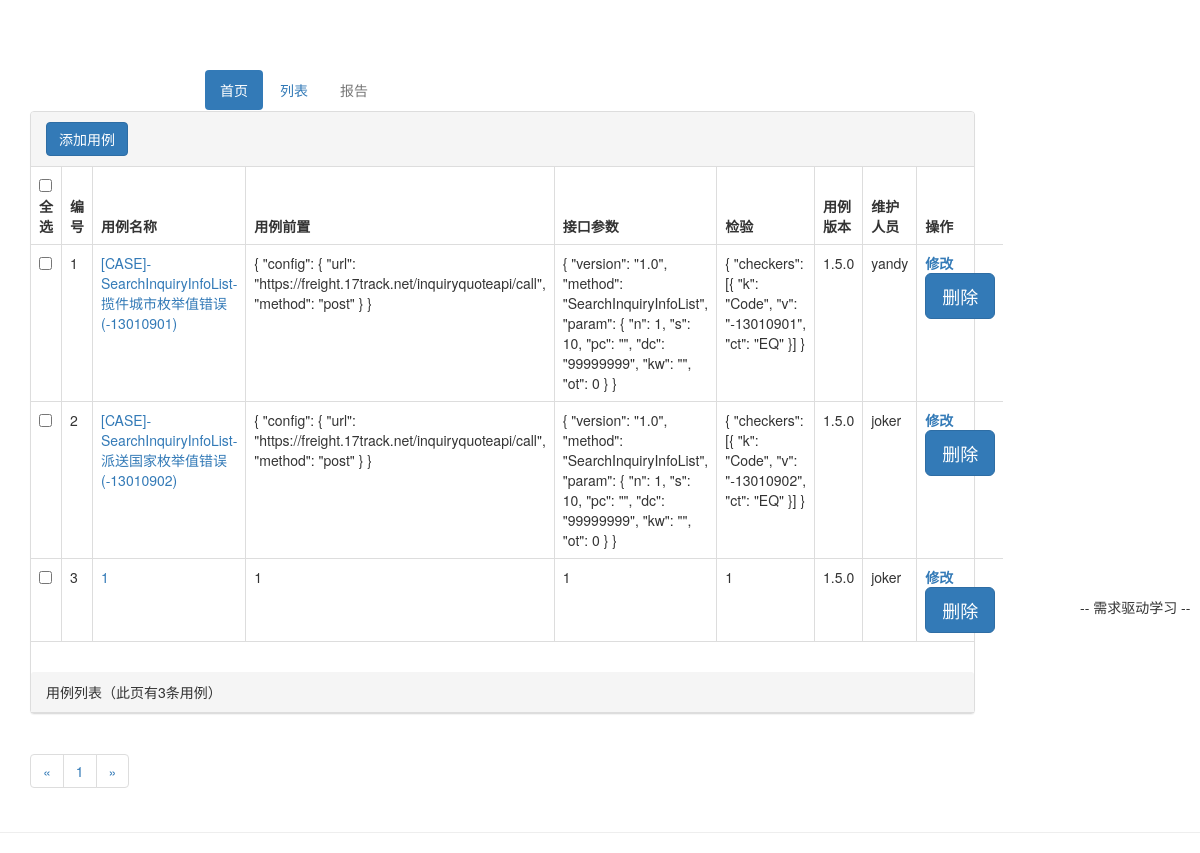
The page /testcase/test_case_list/ on the database as committed earlier.
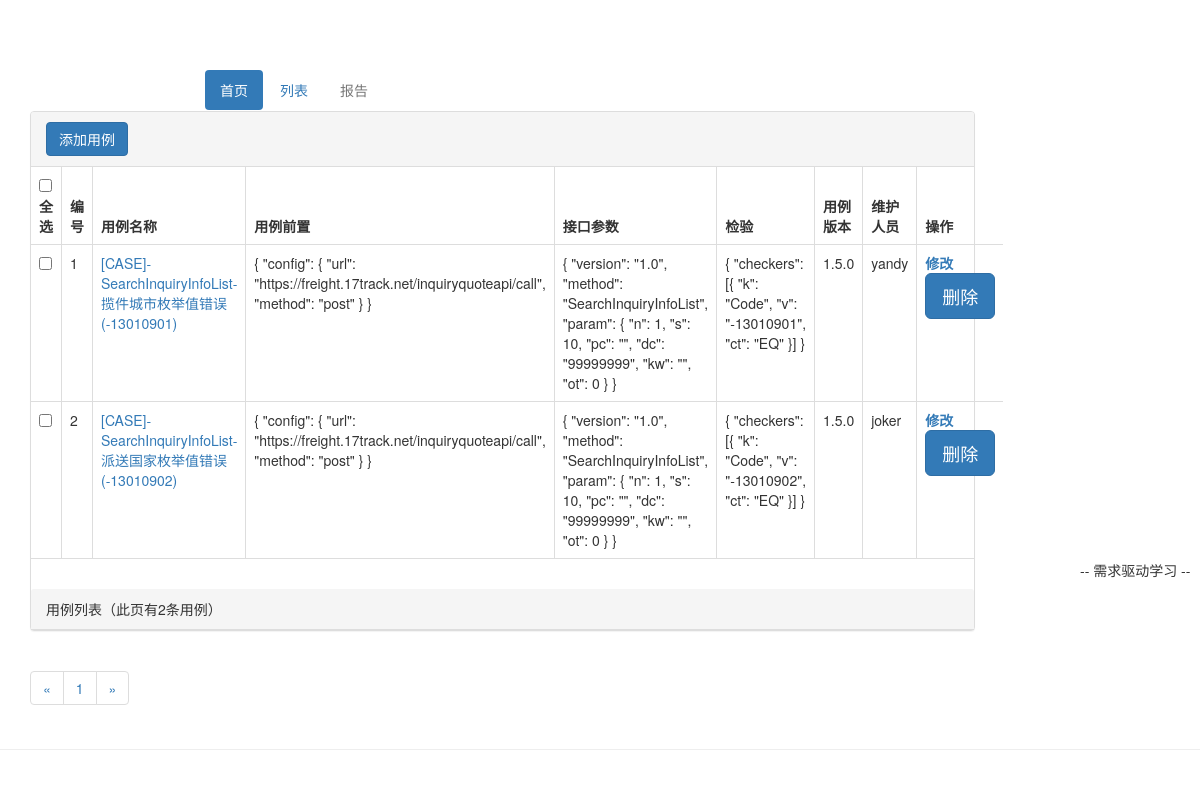
The same page on the database as committed later.
### tpTest/models.py (models this page shows, shortened)
class TestCases(models.Model):
    TC_name = models.CharField(max_length=500, verbose_name='用例概述')
    TC_set_up = models.TextField(verbose_name='用例前置')
    TC_params = models.TextField(verbose_name='接口参数')
    TC_checks = models.TextField(verbose_name='检验')
    TC_next_step = models.CharField(
        max_length=200, null=True, blank=True, default='无', verbose_name='下一步参数')
    TC_project = models.CharField(
        max_length=50, null=True, blank=True, default='Seller', verbose_name='项目')
    TC_version = models.CharField(
        max_length=100, null=True, blank=True, verbose_name='用例版本')
    owner = models.ForeignKey(
        User, on_delete=models.DO_NOTHING, verbose_name='维护人员')
    created_time = models.DateTimeField(
        auto_now_add=True, verbose_name='创建时间')
    last_updated_time = models.DateTimeField(
        auto_now=True, verbose_name='最后修改时间')
    TC_remark = models.TextField(verbose_name='备注', default='无')
    class Meta:
        verbose_name = '用例概述'
        verbose_name_plural = verbose_name

### tpTest/views.py (the view)
# urls.py: path('test_case_list/', views.test_case_list, name='test_case_list'),
def test_case_list(request):
    test_case_all_list = TestCases.objects.all()
    paginator = Paginator(test_case_all_list, 5)
    page_num = request.GET.get('page', 1)
    page_of_test_cases = paginator.get_page(page_num)
    context = {}
    context['page_of_test_cases'] = page_of_test_cases
    return render(request, 'tpTest/test_case_list.html', context)

### templates/tpTest/test_case_list.html (shortened to what the changed rows need)
{% extends 'base.html' %}
{% load staticfiles %}
{% block header_extends %}
<link rel="stylesheet" href="{% static 'test_case.css' %}">
{% endblock %}
{% block content %}
<div class="container">
    <div class="row">
        <div class="col-xs-12 col-sm-8 col-md-9 col-lg-10">
            <div class="panel panel-default">
                <div class="panel-heading">
                    <a href="{% url 'add_form' %}"><button type="button" class="btn btn-primary">添加用例</button></a>
                </div>
                <table class="table table-bordered">
                    <thead>
                        <tr>
                            <th><input type="checkbox" id="selectAll" onclick="seltAll()">全选</th>
                            <th>
                                编号
                            </th>
                            <th>
                                用例名称
                            </th>
                            <th>
                                用例前置
                            </th>
                            <th>
                                接口参数
                            </th>
                            <th>
                                检验
                            </th>
                            <th>
                                用例版本
                            </th>
                            <th>
                                维护人员
                            </th>
                            <th>
                                操作
                            </th>
                        </tr>
                    </thead>
                    <tbody>
                        {% for test_case in page_of_test_cases %}
                        <tr>
                            <td><input type="checkbox" value="{{test_case.pk}}" name="check_box"></td>
                            <td>
                                {{test_case.pk}}
                            </td>
                            <td>
                                <a href="{% url 'test_case_detail' test_case.pk %}">{{ test_case.TC_name }}</a> </td>
                            <td>
                                {{test_case.TC_set_up}}
                            </td>
                            <td>
                                {{test_case.TC_params}}
                            </td>
                            <td>
                                {{test_case.TC_checks}}
                            </td>
                            <td>
                                {{test_case.TC_version}}
                            </td>
                            <td>
                                {{test_case.owner}}
                            </td>
                            <td>
                                <strong><a href="#">修改</a></strong>
                                <form role="form" action="delete_action/" method="POST">
                                    <button class="btn btn-lg btn-primary btn-block" type="submit">删除</button>
                                </form>
                            </td>
                        </tr>
                        {% empty %}
                        <div class="test-case">
                            <h3>-- 暂无用例，请添加 --</h3>
                        </div>
                        {% endfor %}
                    </tbody>
                </table>
                <div class="panel-body">
                </div>
                <div class="panel-heading">用例列表（此页有{{ page_of_test_cases|length }}条用例）</div>
            </div>
            <div>
                <ul class="pagination">
                    {% for page_num in page_of_test_cases.paginator.page_range %}
                    <li><a href="?page={{ page_num }}">{{ page_num }}</a></li>
                    {% endfor %}
                </ul>
            </div>
        </div>
    </div>
</div>
{% endblock %}

Rows that differ between the two databases and show on the page:
removed TestCases: pk "3", TC_name "1", TC_set_up "1", TC_params "1", TC_checks "1", TC_version "1.5.0", owner "joker"
Other text that changed with them:
{{ page_of_test_cases|length }}: "3" → "2"
